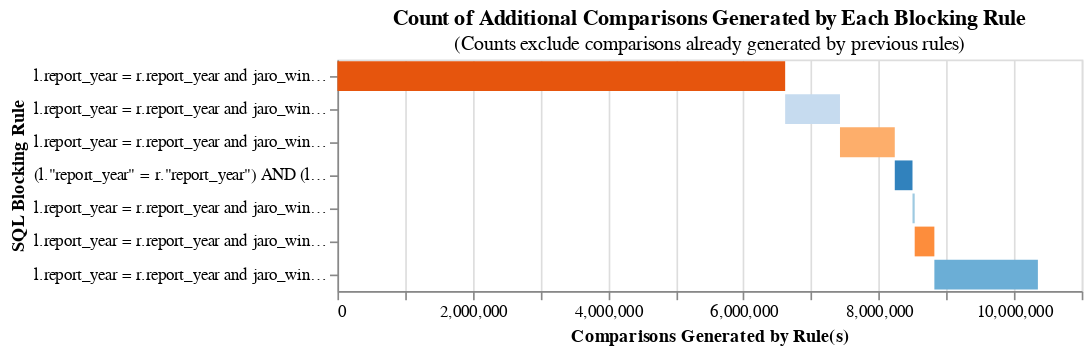

Here is the notebook cell this chart was saved with:
### Markdown cell above
# Generate blocking rules

Define blocking rules to reduce the search space of potential candidate pairs that the matching model must consider. See `pudl.analysis.record_linkage.eia_ferc1_splink_model_config` for blocking rule definitions.

From the docs:
- "More generally, we can often specify multiple blocking rules such that it becomes highly implausible that a true match would not meet at least one of these blocking critera. This is the recommended approach in Splink. Generally we would recommend between about 3 and 10, though even more is possible."
- "For linkages in DuckDB on a standard laptop, we suggest using blocking rules that create no more than about 20 million comparisons."

### Code cell
linker.cumulative_num_comparisons_from_blocking_rules_chart(eia_ferc1_splink_model_config.BLOCKING_RULES)

### Figure 1 — Vega-Lite specification as saved in the notebook (floating-point values rounded to 4 significant figures)
{"config": {"view": {"continuousWidth": 300, "continuousHeight": 300}}, "data": {"name": "data-a09fee8091b4ea466a5460da3358bcc0"}, "mark": "bar", "encoding": {"color": {"field": "rule", "legend": null, "scale": {"scheme": "category20c"}}, "order": {"field": "cumulative_rows"}, "tooltip": [{"field": "rule", "title": "SQL Condition", "type": "nominal"}, {"field": "row_count", "format": ",", "title": "Comparisons Generated", "type": "quantitative"}, {"field": "cumulative_rows", "format": ",", "title": "Cumulative Comparisons", "type": "quantitative"}, {"field": "cartesian", "format": ",", "title": "Cartesian Product of Input Data", "type": "quantitative"}, {"field": "reduction_ratio", "title": "Reduction Ratio (cumulative rows/cartesian product)", "type": "nominal"}], "x": {"field": "start", "title": "Comparisons Generated by Rule(s)", "type": "quantitative"}, "x2": {"field": "cumulative_rows"}, "y": {"field": "rule", "sort": ["-x2"], "title": "SQL Blocking Rule"}}, "height": {"step": 20}, "title": {"text": "Count of Additional Comparisons Generated by Each Blocking Rule", "subtitle": "(Counts exclude comparisons already generated by previous rules)"}, "width": 450, "$schema": "https://vega.github.io/schema/vega-lite/v5.9.3.json", "datasets": {"data-a09fee8091b4ea466a5460da3358bcc0": [{"row_count": 6617235, "rule": "l.report_year = r.report_year and jaro_winkler_similarity(l.plant_name, r.plant_name) >= .7", "cumulative_rows": 6617235, "cartesian": 49880447976, "reduction_ratio": "The rolling reduction ratio with your given blocking rule(s) is 0.999867. This represents the reduction in the total number of comparisons due to your rule(s).", "start": 0}, {"row_count": 810203, "rule": "l.report_year = r.report_year and jaro_winkler_similarity(l.plant_name, r.plant_name) >= .5 and l.utility_name = r.utility_name", "cumulative_rows": 7427438, "cartesian": 49880447976, "reduction_ratio": "The rolling reduction ratio with your given blocking rule(s) is 0.999851. This represents the reduction in the total number of comparisons due to your rule(s).", "start": 6617235}, {"row_count": 809829, "rule": "l.report_year = r.report_year and jaro_winkler_similarity(l.utility_name, r.utility_name) >= .7 and l.installation_year = r.installation_year", "cumulative_rows": 8237267, "cartesian": 49880447976, "reduction_ratio": "The rolling reduction ratio with your given blocking rule(s) is 0.999835. This represents the reduction in the total number of comparisons due to your rule(s).", "start": 7427438}, {"row_count": 261805, "rule": "(l.\"report_year\" = r.\"report_year\") AND (l.\"fuel_type_code_pudl\" = r.\"fuel_type_code_pudl\") AND (l.\"capacity_mw\" = r.\"capacity_mw\")", "cumulative_rows": 8499072, "cartesian": 49880447976, "reduction_ratio": "The rolling reduction ratio with your given blocking rule(s) is 0.99983. This represents the reduction in the total number of comparisons due to your rule(s).", "start": 8237267}, {"row_count": 32491, "rule": "l.report_year = r.report_year and jaro_winkler_similarity(l.plant_name, r.plant_name) >= .5 and l.net_generation_mwh = r.net_generation_mwh", "cumulative_rows": 8531563, "cartesian": 49880447976, "reduction_ratio": "The rolling reduction ratio with your given blocking rule(s) is 0.999829. This represents the reduction in the total number of comparisons due to your rule(s).", "start": 8499072}, {"row_count": 290789, "rule": "l.report_year = r.report_year and jaro_winkler_similarity(l.utility_name, r.utility_name) >= .7 and l.construction_year = r.construction_year", "cumulative_rows": 8822352, "cartesian": 49880447976, "reduction_ratio": "The rolling reduction ratio with your given blocking rule(s) is 0.999823. This represents the reduction in the total number of comparisons due to your rule(s).", "start": 8531563}, {"row_count": 1529863, "rule": "l.report_year = r.report_year and jaro_winkler_similarity(l.plant_name, r.plant_name) >= .5 and l.capacity_mw = r.capacity_mw", "cumulative_rows": 10352215, "cartesian": 49880447976, "reduction_ratio": "The rolling reduction ratio with your given blocking rule(s) is 0.999792. This represents the reduction in the total number of comparisons due to your rule(s).", "start": 8822352}]}}
